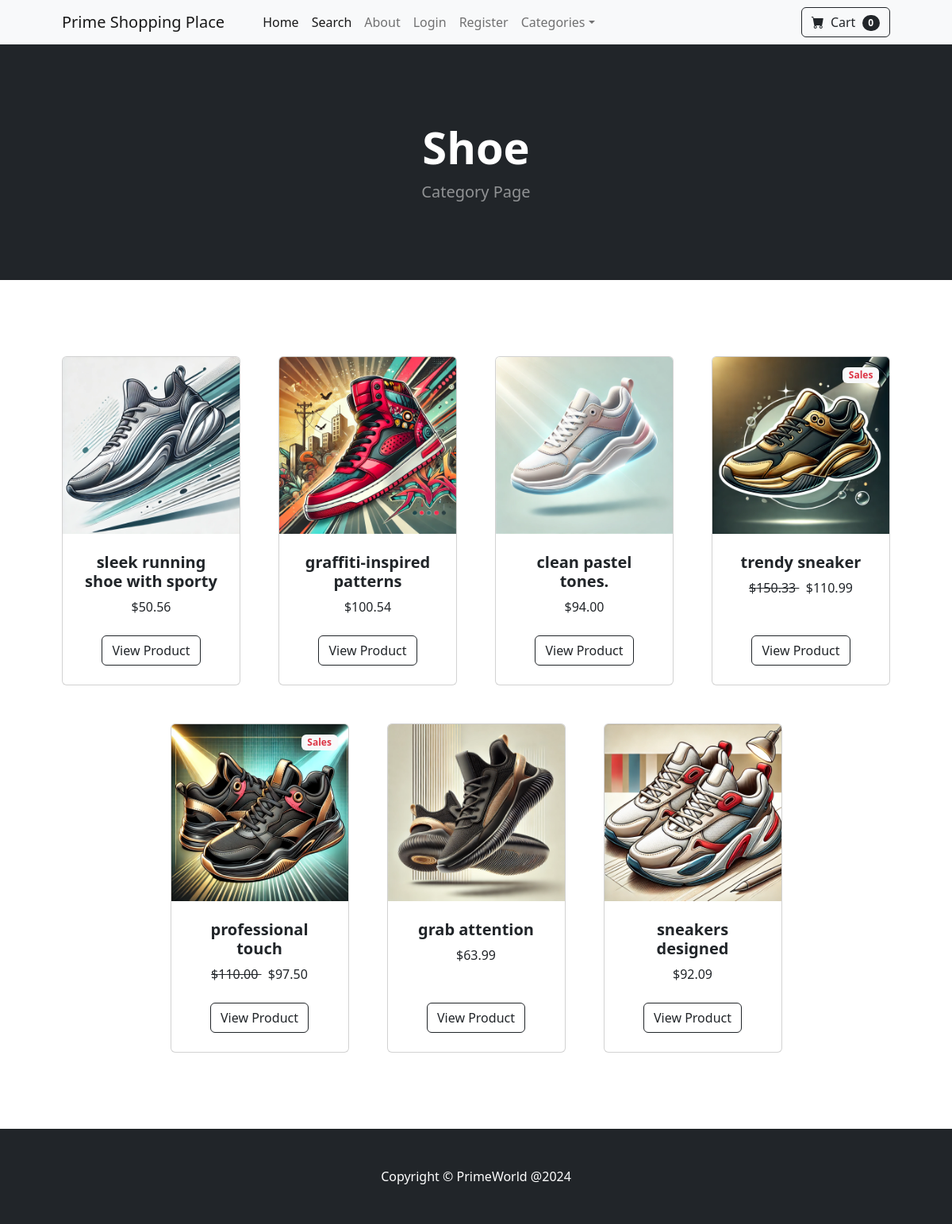
The page /category/Shoe on the database its author committed.
### store/models.py (models this page shows, shortened)
class Category(models.Model):
    name = models.CharField(max_length=100)
    def __str__(self) -> str:
        return self.name
    class Meta:
        verbose_name_plural = 'Categories'

class Product(models.Model):
    name = models.CharField(max_length=100)
    price = models.DecimalField(default=0, decimal_places=2, max_digits=8)
    category = models.ForeignKey(Category, on_delete=models.CASCADE, default=1)
    description = models.CharField(max_length=300, default="", blank=True, null=True)
    image = models.ImageField(upload_to='uploads/product/')
    is_sale = models.BooleanField(default=False)
    sale_price = models.DecimalField(default=0, decimal_places=2, max_digits=8)
    class Meta:
        verbose_name_plural = 'Product'

### store/views.py (the view)
# urls.py: path("category/<str:catry>", views.category, name='category'),
def category(request,catry):
    catry = catry.replace('-', ' ')
    try:
        category = Category.objects.get(name=catry)
        products = Product.objects.filter(category=category)
        return render(request, 'category.html', {'products':products, 'category':category})
    except:
        messages.success(request, ("That Category Doesn't Exist..."))
        return redirect('home')

### cart/cart.py (called while the page is built)
    def __len__(self):
        return len(self.cart)

### cart/context_processors.py (called while the page is built)
def cart(request):
    return {'cart': Cart(request)}

### store/templates/category.html
{% extends 'base.html' %}
{% block content %}
        <header class="bg-dark py-5">
            <div class="container px-4 px-lg-5 my-5">
                <div class="text-center text-white">
                    <h1 class="display-4 fw-bolder">{{ category }}</h1>
                    <p class="lead fw-normal text-white-50 mb-0">Category Page</p>
                </div>
            </div>
        </header>
        <section class="py-5">
            <div class="container px-4 px-lg-5 mt-5">
                <div class="row gx-4 gx-lg-5 row-cols-2 row-cols-md-3 row-cols-xl-4 justify-content-center">
                {% for product in products %}
                    <div class="col mb-5">
                        <div class="card h-100">
                            <img class="card-img-top" src="{{ product.image.url }}" alt="..." />
                            <div class="card-body p-4">
                                <div class="text-center">
                                    <h5 class="fw-bolder">{{ product.name }}</h5>
                                    {% if product.is_sale %}
                            <div class="badge bg-light text-danger position-absolute"
                            style="top: 0.8rem; right: 0.8rem">Sales</div>
                                        <strike>
                                            ${{ product.price }}
                                        </strike>
                                        &nbsp;
                                        ${{ product.sale_price }}
                                    {% else %}
                                        ${{ product.price }}
                                    {% endif %}
                                </div>
                            </div>
                            <div class="card-footer p-4 pt-0 border-top-0 bg-transparent">
                                <div class="text-center"><a class="btn btn-outline-dark mt-auto" href="{% url 'product' product.id %}">View Product</a></div>
                            </div>
                        </div>
                    </div>
                    {% endfor %}
            </div>
        </section>
{% endblock %}

### store/templates/base.html (shortened to what this page needs)
{% load static %}
<!DOCTYPE html>
<html lang="en">
    <head>
        <link href="https://cdn.jsdelivr.net/npm/bootstrap-icons@1.5.0/font/bootstrap-icons.css" rel="stylesheet" />
        <link href="{% static 'css/styles.css' %}" rel="stylesheet" />
    </head>
    <body>
        {% include 'navbar.html' %}
        {% block content %}
        {% endblock %}
        <footer class="py-5 bg-dark">
            <div class="container"><p class="m-0 text-center text-white">Copyright &copy; PrimeWorld @2024</p></div>
        </footer>
    </body>
</html>

### store/templates/navbar.html (shortened to what this page needs)
  <nav class="navbar navbar-expand-lg navbar-light bg-light">
    <div class="container px-4 px-lg-5">
        <a class="navbar-brand" href="{% url 'home' %}">Prime Shopping Place</a>
        <div class="collapse navbar-collapse" id="navbarSupportedContent">
            <ul class="navbar-nav me-auto mb-2 mb-lg-0 ms-lg-4">
                <li class="nav-item"><a class="nav-link active" aria-current="page" href="{% url 'home' %}">Home</a></li>
                <li class="nav-item"><a class="nav-link active" aria-current="page" href="{% url 'search' %}">Search</a></li>
                <li class="nav-item"><a class="nav-link" href="{% url 'about' %}">About</a></li>
            {% if user.is_authenticated %}
                <li class="nav-item dropdown">
                    <a class="nav-link dropdown-toggle" id="navbarDropdown" href="#" role="button" data-bs-toggle="dropdown" aria-expanded="false">Profile</a>
                    <ul class="dropdown-menu" aria-labelledby="navbarDropdown">
                        <li><a class="dropdown-item" href="{% url 'update_user' %}">User Profile</a></li>
                        <li><hr assets/favicon.icoclass="dropdown-divider" /></li>
                        <li><a class="dropdown-item" href="{% url 'update_info' %}"> User Info </a></li>
                    </ul>
                </li>
                <li class="nav-item"><a class="nav-link" href="{% url 'logout' %}">Logout</a></li>
            {% else %}
                <li class="nav-item"><a class="nav-link" href="{% url 'login' %}">Login</a></li>
                <li class="nav-item"><a class="nav-link" href="{% url 'register' %}">Register</a></li>
            {% endif %}
                <li class="nav-item dropdown">
                    <a class="nav-link dropdown-toggle" id="navbarDropdown" href="#" role="button" data-bs-toggle="dropdown" aria-expanded="false">Categories</a>
                </li>
            </ul>
            <form class="d-flex">
                <a href="{% url 'cart_summary' %}" class="btn btn-outline-dark"> <i class="bi-cart-fill me-1"></i>
                    Cart
                    <span class="badge bg-dark text-white ms-1 rounded-pill" id="cart_quantity"> {{ cart|length }}
                    </span></a>
            </form>
        </div>
    </div>
</nav>

### rows shown on the page
Category: name "Shoe"
Product: image (picture), name "sleek running shoe with sporty", price "50.56"
Product: image (picture), name "graffiti-inspired patterns", price "100.54"
Product: image (picture), name "clean pastel tones.", price "94.00"
Product: image (picture), name "trendy sneaker", price "150.33", sale_price "110.99"
Product: image (picture), name "professional touch", price "110.00", sale_price "97.50"
Product: image (picture), name "grab attention", price "63.99"
Product: image (picture), name "sneakers designed", price "92.09"

### other values the page prints
{{ cart|length }} "0"
